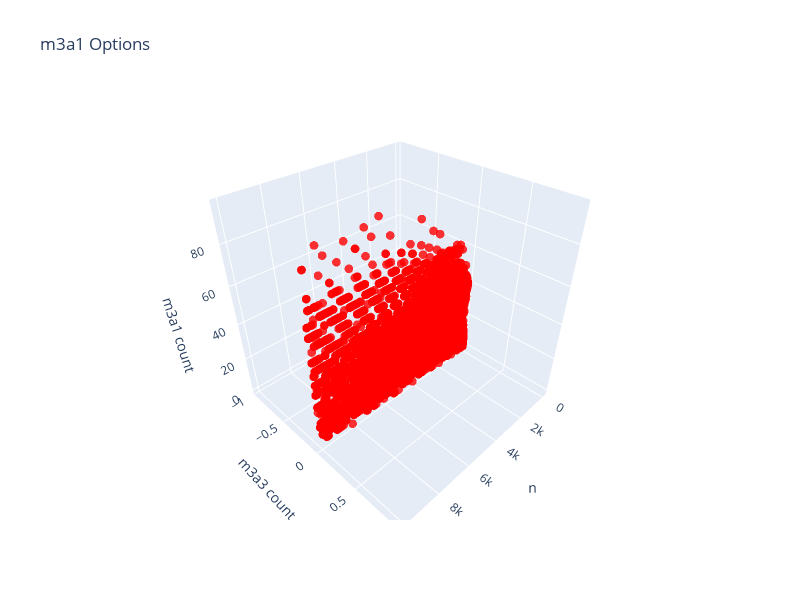

The notebook cell this image was saved under:
### Code cell
import utils.collatz_construction as cc
import utils.graphing as graphing
from utils.orbit_info import OrbitInfo

graphing.POINT_SIZE = 3 
def point_builder(info: OrbitInfo):
    return (info.n, info.get_total_op_count('m3a3'), info.get_total_op_count('m3a1'))

m3a1_option = cc.create_m3a1_options();
graphing.graph_options_evaluation(10000, [m3a1_option], point_builder, ['red'], 'n', 'm3a3 count', 'm3a1 count', title='m3a1 Options')

### Figure 1 — Plotly figure (JSON) as saved in the notebook; plotly's stock layout.template omitted (floating-point values rounded to 4 significant figures; data arrays with more than 128 entries replaced by an {"elided": "..."} marker saying what was removed)
{"data": [{"hoverinfo": "text", "marker": {"color": {"elided": "9999 str values"}, "opacity": 0.8, "size": 3}, "mode": "markers", "text": {"elided": "9999 str values"}, "type": "scatter3d", "x": {"elided": "9999 int values"}, "y": {"elided": "9999 int values"}, "z": {"elided": "9999 int values"}}], "layout": {"height": 600, "scene": {"xaxis": {"title": {"text": "n"}}, "yaxis": {"title": {"text": "m3a3 count"}}, "zaxis": {"title": {"text": "m3a1 count"}}}, "title": {"text": "m3a1 Options"}, "width": 800}}
